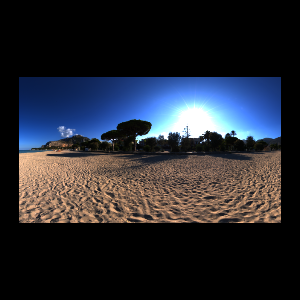

Source code (Python):
#!/usr/bin/env python

# Read an HDR RGBE file via vtkFileResourceStream with cropping and display.

import os

import vtkmodules.vtkInteractionStyle  # noqa: F401
import vtkmodules.vtkRenderingFreeType  # noqa: F401
import vtkmodules.vtkRenderingOpenGL2  # noqa: F401

from vtkmodules.vtkIOCore import vtkFileResourceStream
from vtkmodules.vtkIOImage import vtkHDRReader
from vtkmodules.vtkImagingCore import vtkImageShiftScale
from vtkmodules.vtkRenderingCore import (
    vtkImageActor,
    vtkRenderWindow,
    vtkRenderWindowInteractor,
    vtkRenderer,
)

# Source
data_dir = os.environ.get("VPE_DATA_DIR", os.path.dirname(os.path.abspath(__file__)))

# Open file via stream
file_stream = vtkFileResourceStream()
file_stream.Open(os.path.join(data_dir, "spiaggia_di_mondello_1k.hdr"))

# Read HDR from stream
hdr_reader = vtkHDRReader()
hdr_reader.SetStream(file_stream)
hdr_reader.UpdateInformation()

# Crop the image
data_extent = hdr_reader.GetDataExtent()
extents = [data_extent[0] + data_extent[1] // 5, data_extent[1] - data_extent[1] // 5,
           data_extent[2] + data_extent[3] // 6, data_extent[3] - data_extent[3] // 6, 0, 0]
hdr_reader.UpdateExtent(extents)

# Tone-map HDR float data to displayable range
shift_scale = vtkImageShiftScale()
shift_scale.SetInputData(hdr_reader.GetOutput())
shift_scale.SetShift(0)
shift_scale.SetScale(255)
shift_scale.SetOutputScalarTypeToUnsignedChar()
shift_scale.ClampOverflowOn()

# Display with image actor
image_actor = vtkImageActor()
image_actor.GetMapper().SetInputConnection(shift_scale.GetOutputPort())

# Renderer
renderer = vtkRenderer()
renderer.AddActor(image_actor)

# Render window
render_window = vtkRenderWindow()
render_window.AddRenderer(renderer)
render_window.SetWindowName("hdr reader rgbe stream")
render_window.SetMultiSamples(0)
render_window.SetSize(300, 300)

# Interactor
interactor = vtkRenderWindowInteractor()
interactor.SetRenderWindow(render_window)

# Scene
renderer.GetActiveCamera().ParallelProjectionOn()
renderer.ResetCamera()

interactor.Initialize()
interactor.Start()
